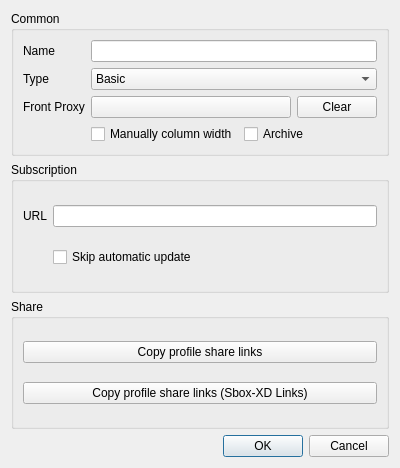
<?xml version="1.0" encoding="UTF-8"?>
<ui version="4.0">
 <class>DialogEditGroup</class>
 <widget class="QDialog" name="DialogEditGroup">
  <property name="geometry">
   <rect>
    <x>0</x>
    <y>0</y>
    <width>400</width>
    <height>468</height>
   </rect>
  </property>
  <property name="minimumSize">
   <size>
    <width>400</width>
    <height>300</height>
   </size>
  </property>
  <property name="windowTitle">
   <string>Edit Group</string>
  </property>
  <layout class="QVBoxLayout" name="verticalLayout">
   <item>
    <widget class="QGroupBox" name="cat_common">
     <property name="sizePolicy">
      <sizepolicy hsizetype="Preferred" vsizetype="Maximum">
       <horstretch>0</horstretch>
       <verstretch>0</verstretch>
      </sizepolicy>
     </property>
     <property name="title">
      <string>Common</string>
     </property>
     <layout class="QGridLayout" name="main">
      <item row="0" column="1">
       <widget class="QLineEdit" name="name"/>
      </item>
      <item row="1" column="0">
       <widget class="QLabel" name="label_2">
        <property name="text">
         <string>Type</string>
        </property>
       </widget>
      </item>
      <item row="1" column="1">
       <widget class="QComboBox" name="type">
        <item>
         <property name="text">
          <string>Basic</string>
         </property>
        </item>
        <item>
         <property name="text">
          <string>Subscription</string>
         </property>
        </item>
       </widget>
      </item>
      <item row="2" column="0">
       <widget class="QLabel" name="front_proxy_l">
        <property name="text">
         <string>Front Proxy</string>
        </property>
       </widget>
      </item>
      <item row="3" column="1">
       <layout class="QHBoxLayout" name="horizontalLayout_2">
        <item>
         <widget class="QCheckBox" name="manually_column_width">
          <property name="text">
           <string>Manually column width</string>
          </property>
         </widget>
        </item>
        <item>
         <widget class="QCheckBox" name="archive">
          <property name="text">
           <string>Archive</string>
          </property>
         </widget>
        </item>
       </layout>
      </item>
      <item row="0" column="0">
       <widget class="QLabel" name="label">
        <property name="text">
         <string>Name</string>
        </property>
       </widget>
      </item>
      <item row="2" column="1">
       <layout class="QHBoxLayout" name="horizontalLayout">
        <item>
         <widget class="QPushButton" name="front_proxy">
          <property name="text">
           <string notr="true"/>
          </property>
         </widget>
        </item>
        <item>
         <widget class="QPushButton" name="front_proxy_clear">
          <property name="sizePolicy">
           <sizepolicy hsizetype="Maximum" vsizetype="Fixed">
            <horstretch>0</horstretch>
            <verstretch>0</verstretch>
           </sizepolicy>
          </property>
          <property name="text">
           <string>Clear</string>
          </property>
         </widget>
        </item>
       </layout>
      </item>
     </layout>
    </widget>
   </item>
   <item>
    <widget class="QGroupBox" name="cat_sub">
     <property name="title">
      <string>Subscription</string>
     </property>
     <layout class="QGridLayout" name="_2">
      <item row="0" column="0">
       <widget class="QLabel" name="label_4">
        <property name="text">
         <string>URL</string>
        </property>
       </widget>
      </item>
      <item row="0" column="1">
       <widget class="MyLineEdit" name="url"/>
      </item>
      <item row="1" column="1">
       <widget class="QCheckBox" name="skip_auto_update">
        <property name="text">
         <string>Skip automatic update</string>
        </property>
       </widget>
      </item>
     </layout>
    </widget>
   </item>
   <item>
    <widget class="QGroupBox" name="cat_share">
     <property name="title">
      <string>Share</string>
     </property>
     <layout class="QVBoxLayout" name="verticalLayout_2">
      <item>
       <widget class="QPushButton" name="copy_links">
        <property name="text">
         <string>Copy profile share links</string>
        </property>
       </widget>
      </item>
      <item>
       <widget class="QPushButton" name="copy_links_sboxxd">
        <property name="text">
         <string>Copy profile share links (Sbox-XD Links)</string>
        </property>
       </widget>
      </item>
     </layout>
    </widget>
   </item>
   <item>
    <widget class="QDialogButtonBox" name="buttonBox">
     <property name="standardButtons">
      <set>QDialogButtonBox::Cancel|QDialogButtonBox::Ok</set>
     </property>
    </widget>
   </item>
  </layout>
 </widget>
 <customwidgets>
  <customwidget>
   <class>MyLineEdit</class>
   <extends>QLineEdit</extends>
   <header>ui/widget/MyLineEdit.h</header>
  </customwidget>
 </customwidgets>
 <tabstops>
  <tabstop>name</tabstop>
  <tabstop>type</tabstop>
  <tabstop>front_proxy</tabstop>
  <tabstop>front_proxy_clear</tabstop>
  <tabstop>manually_column_width</tabstop>
  <tabstop>archive</tabstop>
  <tabstop>url</tabstop>
  <tabstop>skip_auto_update</tabstop>
  <tabstop>copy_links</tabstop>
  <tabstop>copy_links_sboxxd</tabstop>
 </tabstops>
 <resources/>
 <connections>
  <connection>
   <sender>buttonBox</sender>
   <signal>rejected()</signal>
   <receiver>DialogEditGroup</receiver>
   <slot>reject()</slot>
   <hints>
    <hint type="sourcelabel">
     <x>199</x>
     <y>275</y>
    </hint>
    <hint type="destinationlabel">
     <x>199</x>
     <y>149</y>
    </hint>
   </hints>
  </connection>
  <connection>
   <sender>buttonBox</sender>
   <signal>accepted()</signal>
   <receiver>DialogEditGroup</receiver>
   <slot>accept()</slot>
   <hints>
    <hint type="sourcelabel">
     <x>199</x>
     <y>291</y>
    </hint>
    <hint type="destinationlabel">
     <x>199</x>
     <y>157</y>
    </hint>
   </hints>
  </connection>
 </connections>
</ui>
